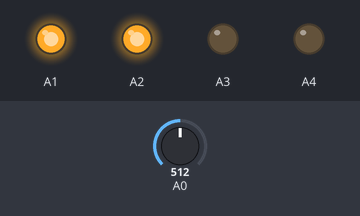
A program run on a simulated Arduino Uno, built with avr-gcc and run on an emulated ATmega328P. Shown: output pins drawn as LEDs (lit = HIGH). Inputs (shaded band) come from the test bench; at power-on: A0 = 512.

Above: at 1.2 s.
1.3 s: A0 set to 497
At 2.3 s:
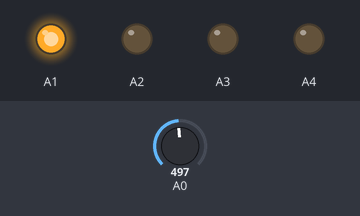
2.8 s: A0 set to 265
4.3 s: A0 set to 242
At 5.5 s:
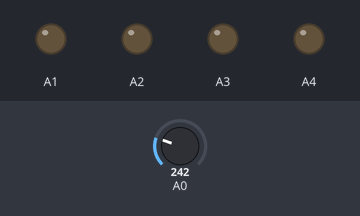
5.8 s: A0 set to 900
At 6.9 s:
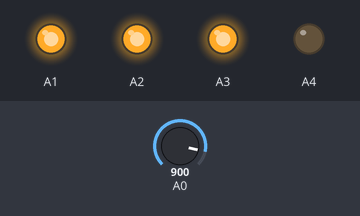
7.3 s: A0 set to 928
At 8.0 s:
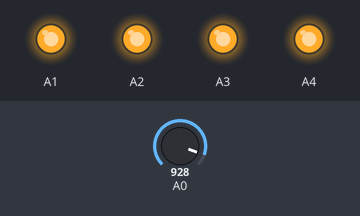
8.8 s: A0 set to 716
At 9.2 s:
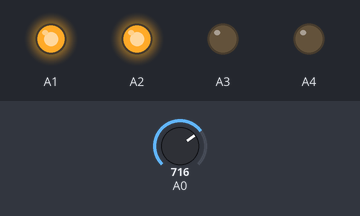
Timing chart, 0 to 11.3 s (numbered marks = the images above; inputs shaded):
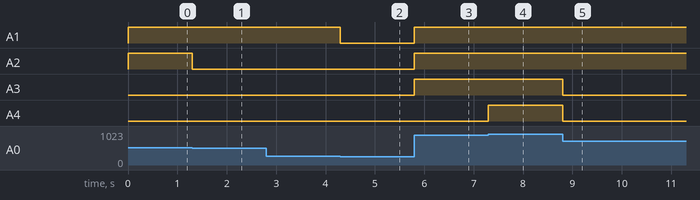

The program:

main.cpp
```cpp
#include <Arduino.h>

int adc_val = 0;

bool led1_state = false;
bool led2_state = false;
bool led3_state = false;
bool led4_state = false;

void setup() {
  // put your setup code here, to run once:
  pinMode(A0, INPUT);
  pinMode(A1, OUTPUT);
  pinMode(A2, OUTPUT);
  pinMode(A3, OUTPUT);
  pinMode(A4, OUTPUT);
}

void loop() {
  // put your main code here, to run repeatedly:
  adc_val = analogRead(A0);
  int val = map(adc_val, 0, 1023, 0, 100);
  if (val>= 0 && val< 25){
    led1_state = false;
    led2_state = false;
    led3_state = false;
    led4_state = false;
  }
  else if(val>= 25 && val< 50){
    led1_state = true;
    led2_state = false;
    led3_state = false;
    led4_state = false;
  }
  else if(val>= 50 && val< 75){
    led1_state = true;
    led2_state = true;
    led3_state = false;
    led4_state = false;
  }
  else if(val>= 75 && val< 90){
    led1_state = true;
    led2_state = true;
    led3_state = true;
    led4_state = false;
  }
  else if(val>= 90){
    led1_state = true;
    led2_state = true;
    led3_state = true;
    led4_state = true;
  }
  digitalWrite(A1, led1_state);
  digitalWrite(A2, led2_state);
  digitalWrite(A3, led3_state);
  digitalWrite(A4, led4_state);
}
```

Measured:
- the behaviour switches between 512 and 511 on A0 (found by bisection; images 0 and 1)
- the behaviour switches between 256 and 255 on A0 (found by bisection; images 1 and 2)
- the behaviour switches between 920 and 921 on A0 (found by bisection; images 3 and 4)
- after the input at 1.3 s, A2: HIGH → LOW at once
- after the input at 2.8 s, every drawn part: stays the same
- after the input at 4.3 s, A1: HIGH → LOW at once
- after the input at 5.8 s, A1–3: LOW → HIGH at once
- after the input at 7.3 s, A4: LOW → HIGH at once
- after the input at 8.8 s, A3, A4: HIGH → LOW at once
